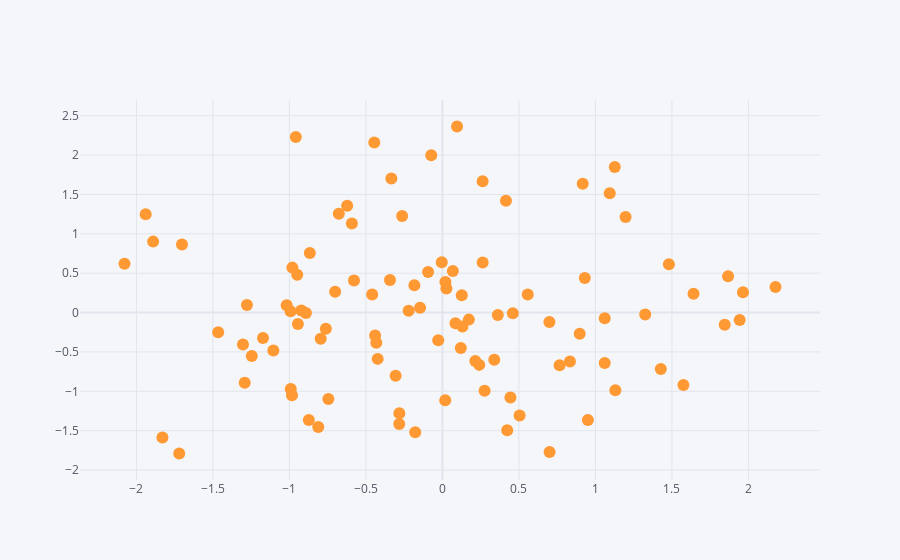

This figure's notebook cell:
### Code cell
df.iplot(x = 'A', y = 'B', mode = 'markers')
